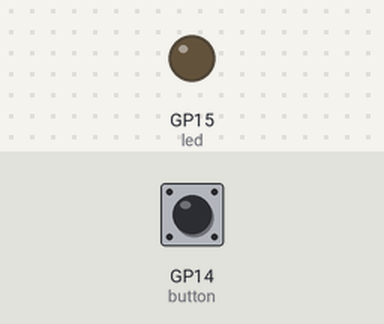
Simulated run of this program. Board: Raspberry Pi Pico running MicroPython. On the bench: output pins drawn as LEDs (lit = HIGH). The test bench sets the inputs (shaded band); at power-on: GP14 (button) HIGH.

Above: at 1.2 s.
1.3 s: GP14 (button) pulled LOW for 0.15 s
At 2.9 s:
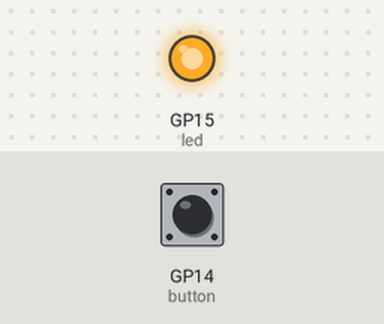
4.3 s: GP14 (button) pulled LOW for 3.2 s
Timing chart, 0 to 13.2 s (numbered marks = the images above; inputs shaded):
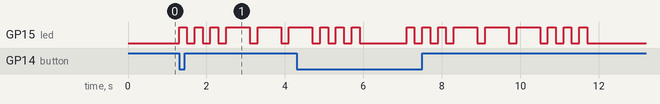

The program:

SOS_BLINK.py
```python
from machine import Pin
import time

#create button object and led
led = Pin(15, Pin.OUT)
button = Pin(14, Pin.IN, Pin.PULL_UP)    #Create button object from Pin13 , Set GP13 to input

def short_blink(led):
    led.value(1)
    time.sleep(0.2)
    led.value(0)
    time.sleep(0.2)


def long_blink(led):
    led.value(1)
    time.sleep(0.6)
    led.value(0)
    time.sleep(0.2)

def send_sos(num_of_sos):
    for _ in range(num_of_sos):
        #short blink
        for _ in range(3):
            short_blink(led)
        #long blink
        for _ in range(3):
            long_blink(led)
        #short blink
        for _ in range(3):
            short_blink(led)

        #delay
        time.sleep(1)


try:
    while True:
        #check if  Button is pressed
        if not button.value():
            send_sos(1)
        else:
            led.value(0)
except:
    pass
        
```

Measured:
- after the input at 1.3 s, GP15 (led): goes 3 × (HIGH 0.20 s, LOW 0.20 s), HIGH 0.60 s, LOW 0.20 s, HIGH 0.60 s, LOW 0.20 s, then HIGH, starting at once
